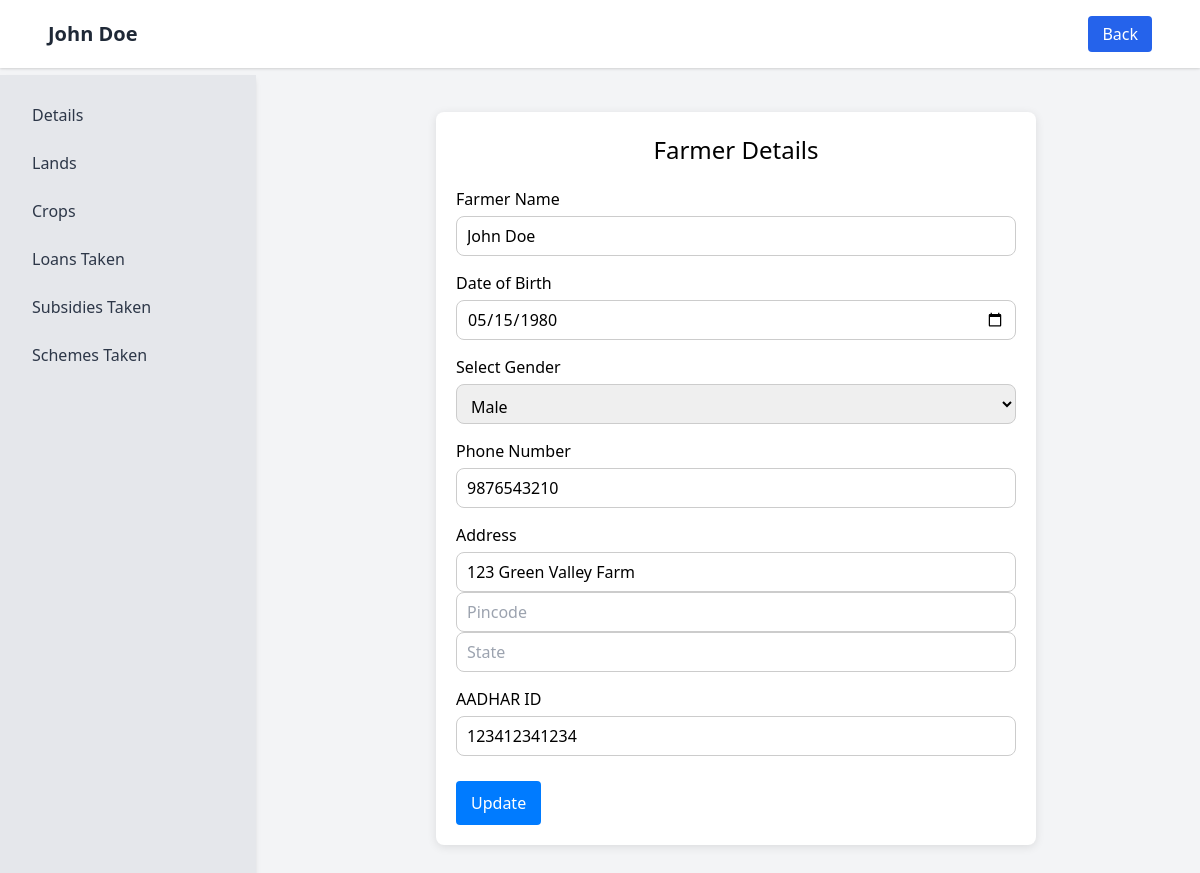
The page /editfarmer/123412341234 (signed in) on the database as committed earlier.
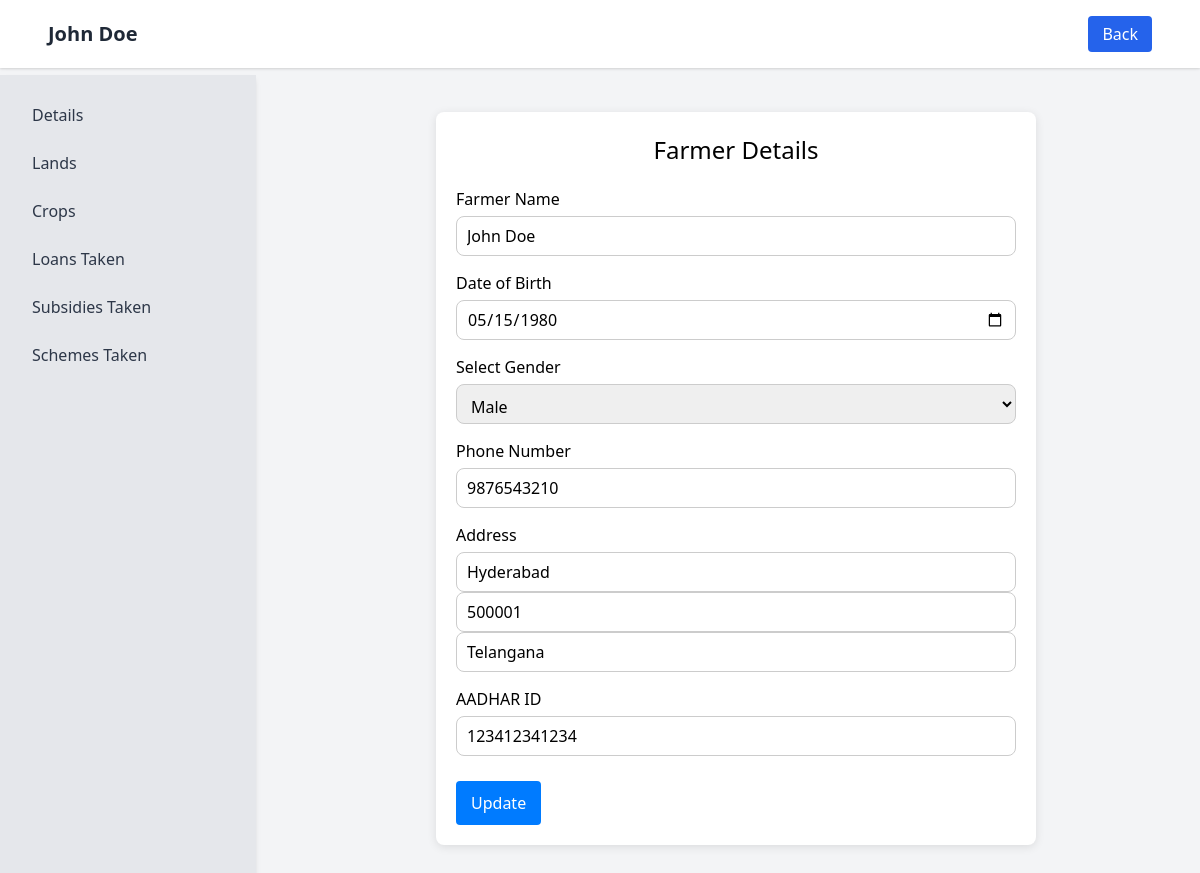
The same page on the database as committed later.
### tables this page shows
CREATE TABLE farmers (
    farmer_id INTEGER PRIMARY KEY AUTOINCREMENT,
    farmer_name VARCHAR(100) NOT NULL,
    date_of_birth DATE NOT NULL,
    gender TEXT NOT NULL,
    phone_no VARCHAR(15) NOT NULL UNIQUE,
    address VARCHAR(255) NOT NULL,
    aadhar_id VARCHAR(12) NOT NULL UNIQUE,
    password_hash VARCHAR(255),
    first_login BOOLEAN DEFAULT TRUE
);

### app.py (the view, shortened to what this page needs)
@app.route('/editfarmer/<aadhar_id>', methods=['GET', 'POST'])
def editfarmer(aadhar_id):
    if 'auth_email' not in session:
        flash('You need to log in to access this page.', 'error')
        return redirect(url_for('auth_login'))
    cursor = mysql.connection.cursor(MySQLdb.cursors.DictCursor)
    cursor.execute("SELECT * FROM farmers WHERE aadhar_id = %s", (aadhar_id,))
    farmer = cursor.fetchone()
    farmer['address_parts'] = split_farmer_address(farmer.get('address'))
    return render_template('editfarmer.html', farmer=farmer)

### app.py (called while the page is built)
def split_farmer_address(address):
    parts = [part.strip() for part in (address or '').split(',') if part.strip()]
    pincode_index = next((i for i, part in enumerate(parts) if re.fullmatch(r'\d{6}', part)), None)
    if pincode_index is not None:
        pincode = parts[pincode_index]
        remaining = parts[:pincode_index] + parts[pincode_index + 1:]
    else:
        pincode = ''
        remaining = parts
    city = remaining[0] if remaining else ''
    state = remaining[-1] if len(remaining) > 1 else ''
    return {'city': city, 'pincode': pincode, 'state': state}

### preview_frontend.py (called while the page is built)
    def execute(self, query, params=None):
        query = query.replace('%s', '?')
        query = query.replace('AUTO_INCREMENT', 'AUTOINCREMENT')
        if params is None:
            self.cursor.execute(query)
        else:
            if not isinstance(params, (tuple, list)):
                params = (params,)
            self.cursor.execute(query, params)
        return self

    def fetchone(self):
        row = self.cursor.fetchone()
        return self._process_row(row)

### templates/editfarmer.html (shortened to what this page needs)
{% extends "base3.html" %}
{% block extra_css %}
    <link rel="stylesheet" href="{{ url_for('static', filename='css/editfarmer.css') }}">
{% endblock %}
{% block content %}
<div class="main-container">
    <h2 class="title">Farmer Details</h2>
    <form action="{{ url_for('editfarmer', aadhar_id=farmer['aadhar_id']) }}" method="POST">
        <div class="form-group">
            <label for="f_name">Farmer Name</label>
            <input type="text" id="f_name" name="f_name" value="{{ farmer['farmer_name'] }}" required />
        </div>
        <div class="form-group">
            <label for="f_dob">Date of Birth</label>
            <input type="date" id="f_dob" name="f_dob" value="{{ farmer['date_of_birth'] }}" required />
        </div>
        <div class="form-group">
            <label for="f_gender">Select Gender</label>
            <select id="f_gender" name="f_gender" required>
                <option value="male" {% if farmer['gender'] == 'male' %}selected{% endif %}>Male</option>
            </select>
        </div>
        <div class="form-group">
            <label for="f_phone">Phone Number</label>
            <input type="tel" id="f_phone" name="f_phone" value="{{ farmer['phone_no'] }}" required pattern="[0-9]{10}" title="Phone number should be 10 digits"/>
        </div>
        <div class="form-group">
            <label>Address</label>
            <div class="address-grid">
                <input type="text" id="f_city" name="f_city" value="{{ farmer.get('address_parts', {}).get('city', '') }}" required placeholder="City" />
                <input type="text" id="f_pincode" name="f_pincode" value="{{ farmer.get('address_parts', {}).get('pincode', '') }}" required pattern="[0-9]{6}" title="Pincode should be 6 digits" placeholder="Pincode" />
                <input type="text" id="f_state" name="f_state" value="{{ farmer.get('address_parts', {}).get('state', '') }}" required placeholder="State" />
            </div>
        </div>
        <div class="form-group">
            <label for="f_aadharId">AADHAR ID</label>
            <input type="text" id="f_aadharId" name="f_aadharId" value="{{ farmer['aadhar_id'] }}" required pattern="[0-9]{12}" title="AADHAR number should be 12 digits"/>
        </div>
        <button type="submit" class="update-button">Update</button>
    </form>
</div>
{% endblock %}

### templates/base3.html (shortened to what this page needs)
<!DOCTYPE html>
<html lang="en">
<head>
    <link href="https://cdn.jsdelivr.net/npm/tailwindcss@2.2.19/dist/tailwind.min.css" rel="stylesheet">
    {% block extra_css %}{% endblock %}
</head>
<body class="bg-gray-100">
    <nav class="bg-white shadow fixed top-0 left-0 w-full z-10">
        <div class="max-w-6xl mx-auto flex justify-between items-center py-4 px-6">
            <div class="flex items-center">
                <h1 class="text-xl font-bold text-gray-800">{{farmer.farmer_name}}</h1>
            </div>
            <a href="{{ url_for('existingfarmers') }}" class="back-btn bg-blue-600 text-white py-1.5 px-3.5 rounded">Back</a>
        </div>
    </nav>
    <div id="sidebar" class="sidebar fixed top-16 left-0 h-screen bg-gray-200 w-64 p-4 shadow-md">
        <ul>
            <li><a href="{{ url_for('editfarmer', aadhar_id=farmer.aadhar_id) }}" class="link-item">Details</a></li>
            <li><a href="{{ url_for('manage_lands', aadhar_id=farmer.aadhar_id) }}" class="link-item">Lands</a></li>
            <li><a href="{{ url_for('manage_crops', aadhar_id=farmer.aadhar_id) }}" class="link-item">Crops</a></li>
            <li><a href="{{url_for('manage_loans_taken', aadhar_id=farmer.aadhar_id)}}" class="link-item">Loans Taken</a></li>
            <li><a href="{{url_for('manage_subsidies_taken', aadhar_id=farmer.aadhar_id)}}" class="link-item">Subsidies Taken</a></li>
            <li><a href="{{url_for('manage_schemes_taken', aadhar_id=farmer.aadhar_id)}}" class="link-item">Schemes Taken</a></li>
        </ul>
    </div>
    <div class="content pt-20 pl-4 md:pl-0 flex justify-center items-center">
        <div class="w-full max-w-3xl px-4">
            {% block content %}{% endblock %}
        </div>
    </div>
</body>
</html>

Rows that differ between the two databases and show on the page:
changed farmers "John Doe": f_city "123 Green Valley Farm" → (not shown)
Other text that changed with them:
form field f_city: (not shown) → "Hyderabad"
form field f_pincode: (not shown) → "500001"
form field f_state: (not shown) → "Telangana"
